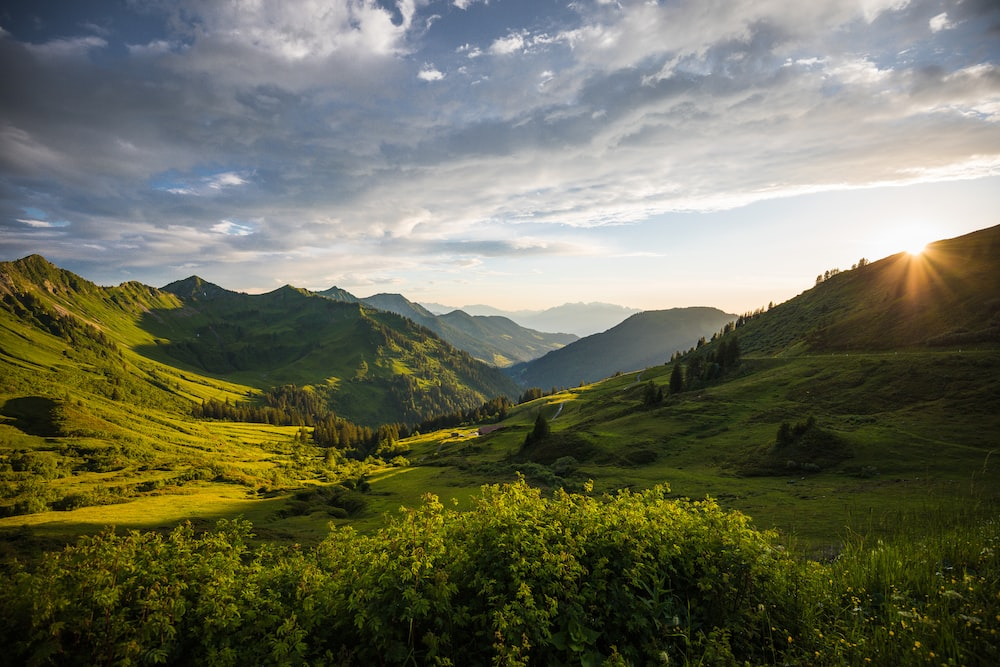
#> input picture DIP_5/landscape.jpg, 1000 x 667 px
$ python Erosion_Dilation.py
#> lines starting #> are read from the running program, lines starting #| are printed output that depends on the picture; after the words box and inside, x2 and y2 are one past the last pixel; in counts of white or black regions, pixels touching at a corner belong together
from PIL import Image
import cv2
import numpy as np
import matplotlib.pyplot as plt

def manual_erosion(image, kernel):
    eroded_image = np.zeros_like(image)
    height, width = image.shape

    for i in range(height - kernel_size + 1):
        for j in range(width - kernel_size + 1):
            if image[i, j] == 255:
                region = image[i:i + kernel_size, j:j + kernel_size]
                if np.all(np.logical_and(region, kernel)):
                    eroded_image[i, j] = 255

    return eroded_image


def manual_dilation(image, kernel):
    dilated_image = np.zeros_like(image)
    height, width = image.shape

    for i in range(height - kernel_size + 1):
        for j in range(width - kernel_size + 1):
            if image[i, j] == 255:
                region = image[i:i + kernel_size, j:j + kernel_size]
                dilated_image[i:i + kernel_size, j:j + kernel_size] = np.logical_or(dilated_image[i:i + kernel_size, j:j + kernel_size], kernel)

    dilated_image = np.where(dilated_image == True, 255, 0)
    return dilated_image

image_path = 'landscape.jpg'
rgb_image = Image.open(image_path)
#> rgb_image is the input picture: PIL image 1000x667 RGB; mean R, G, B 107.1, 108.5, 88.5

gray_image = cv2.cvtColor(np.array(rgb_image), cv2.COLOR_RGB2GRAY)
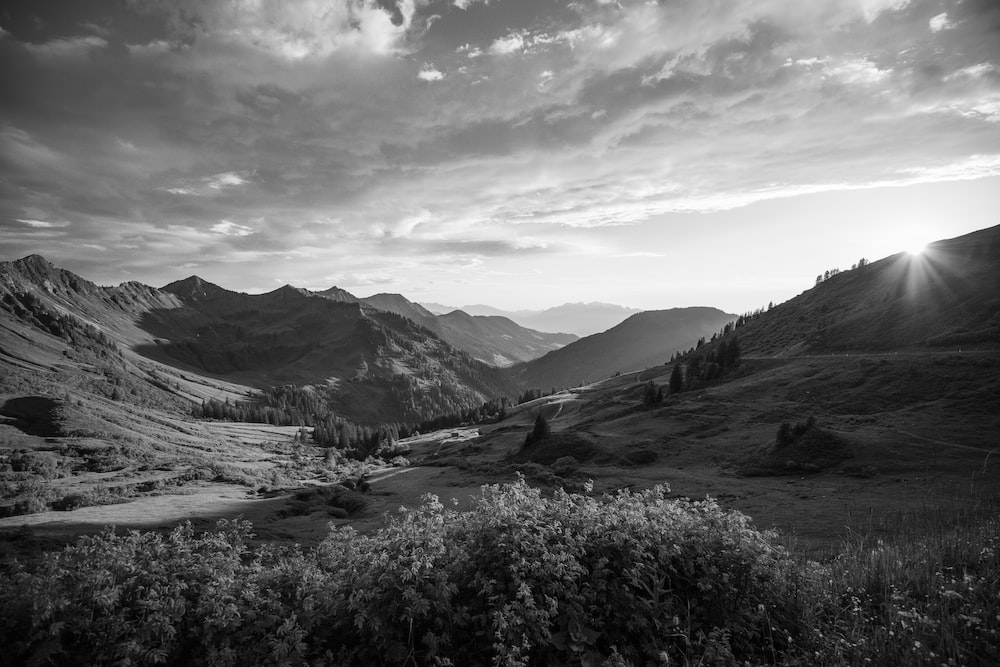
#> gray_image: shape (667, 1000); min 0, max 255, mean 105.8

_, binary_image = cv2.threshold(gray_image, 100, 255, cv2.THRESH_BINARY)
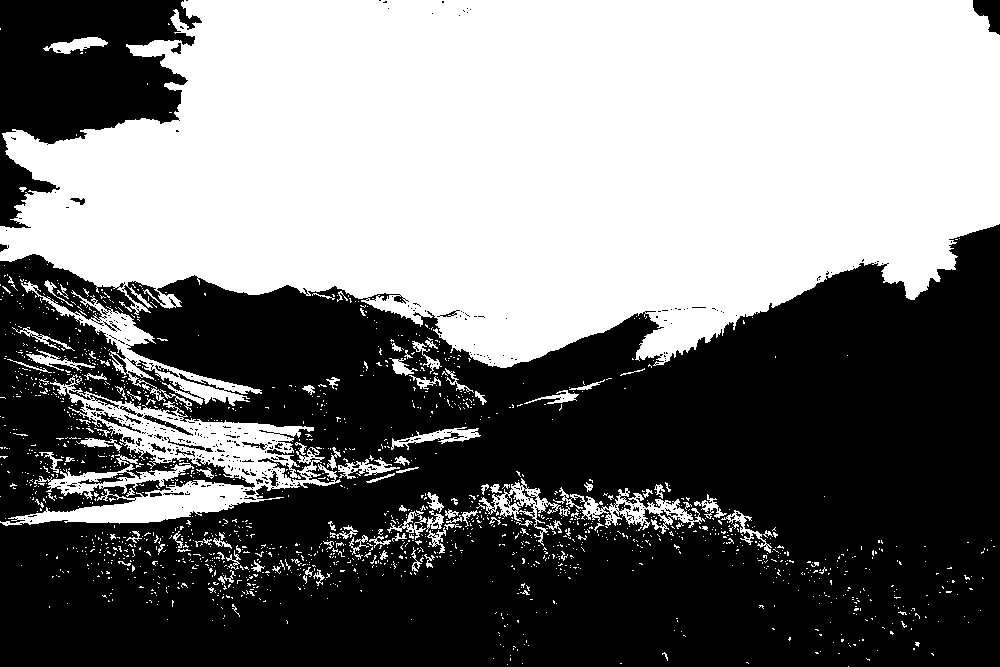
#> binary_image: shape (667, 1000); 47.2% white; 1694 white regions (1574 under 20 px), largest, box (x1, y1, x2, y2) and area: (0, 0, 1000, 368) 277106, (0, 374, 341, 526) 13977, (21, 281, 262, 412) 4343

kernel_size = 3
kernel = np.ones((kernel_size, kernel_size), np.uint8)

eroded_image = manual_erosion(binary_image, kernel)
#> after the loop in manual_erosion, `for i in range(height - kernel_size + 1):`:
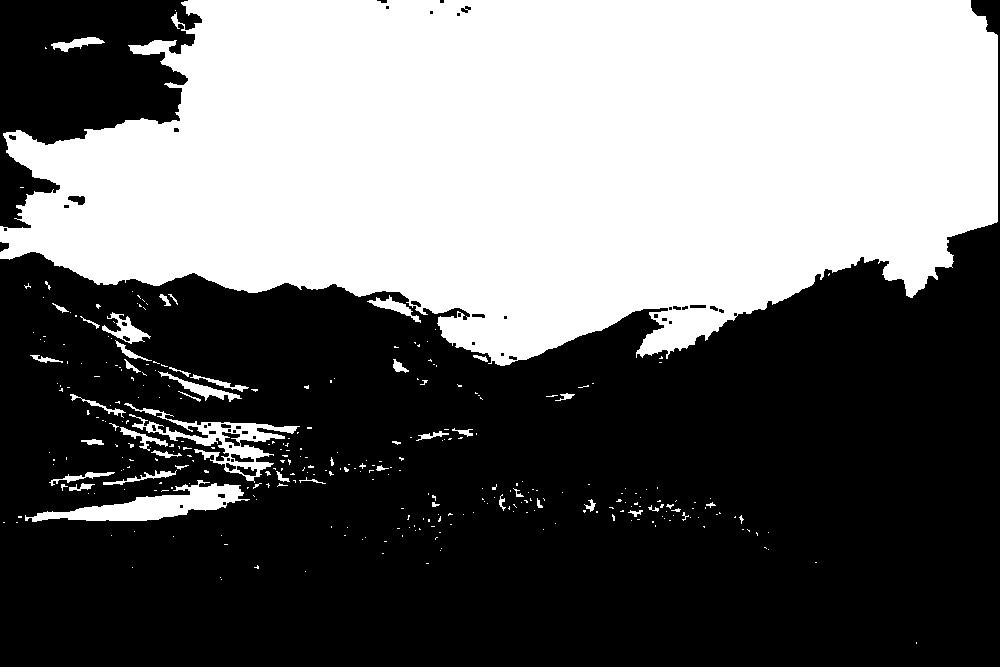
#> eroded_image: shape (667, 1000); 42.5% white; 327 white regions (278 under 20 px), largest, box (x1, y1, x2, y2) and area: (0, 0, 998, 366) 270636, (25, 480, 250, 522) 3640, (124, 403, 300, 483) 3009
dilated_image = manual_dilation(binary_image, kernel)
#> after the loop in manual_dilation, `for i in range(height - kernel_size + 1):`:
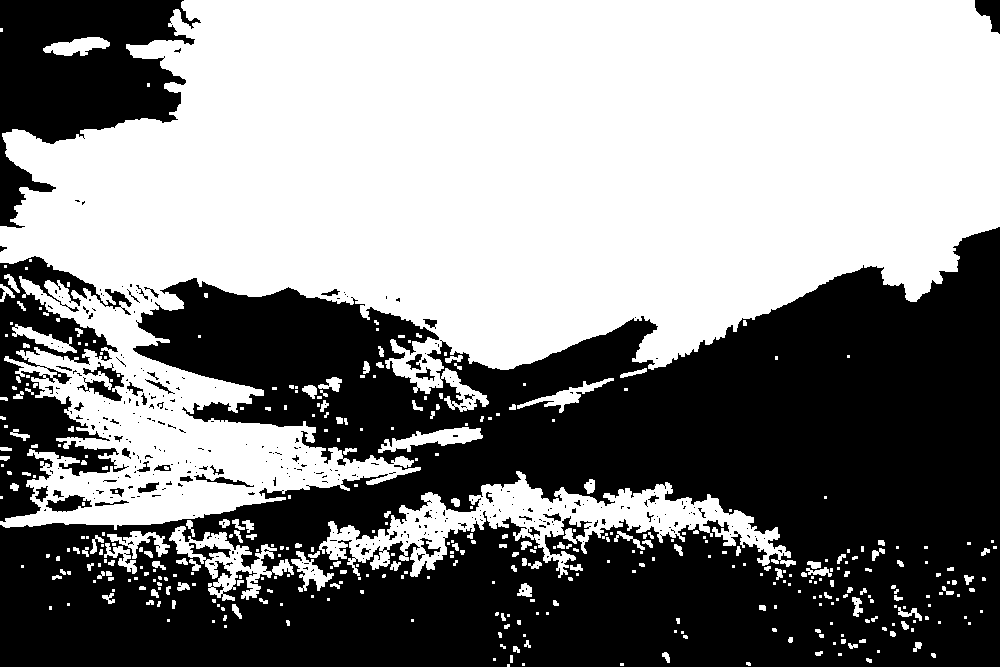
#> dilated_image: shape (667, 1000); values 0 (black) and 1 (white), 53.5% white; 361 black regions (311 under 20 px), largest, box (x1, y1, x2, y2) and area: (0, 227, 1000, 667) 267799, (0, 0, 201, 228) 22992, (0, 256, 132, 522) 14215

plt.figure(figsize=(12, 6))

plt.subplot(2, 2, 1)
plt.imshow(rgb_image)
plt.title('Original RGB Image')
plt.axis('off')

plt.subplot(2, 2, 2)
plt.imshow(binary_image, cmap='gray', vmin=0, vmax=255)
plt.title('Binary Image')
plt.axis('off')

plt.subplot(2, 2, 3)
plt.imshow(eroded_image, cmap='gray', vmin=0, vmax=255)
plt.title('Manually Eroded Image')
plt.axis('off')

plt.subplot(2, 2, 4)
plt.imshow(dilated_image, cmap='gray', vmin=0, vmax=255)
plt.title('Manually Dilated Image')
plt.axis('off')

plt.tight_layout()
plt.show()

$ run again, with DIP_5/city.jpg copied over DIP_5/landscape.jpg
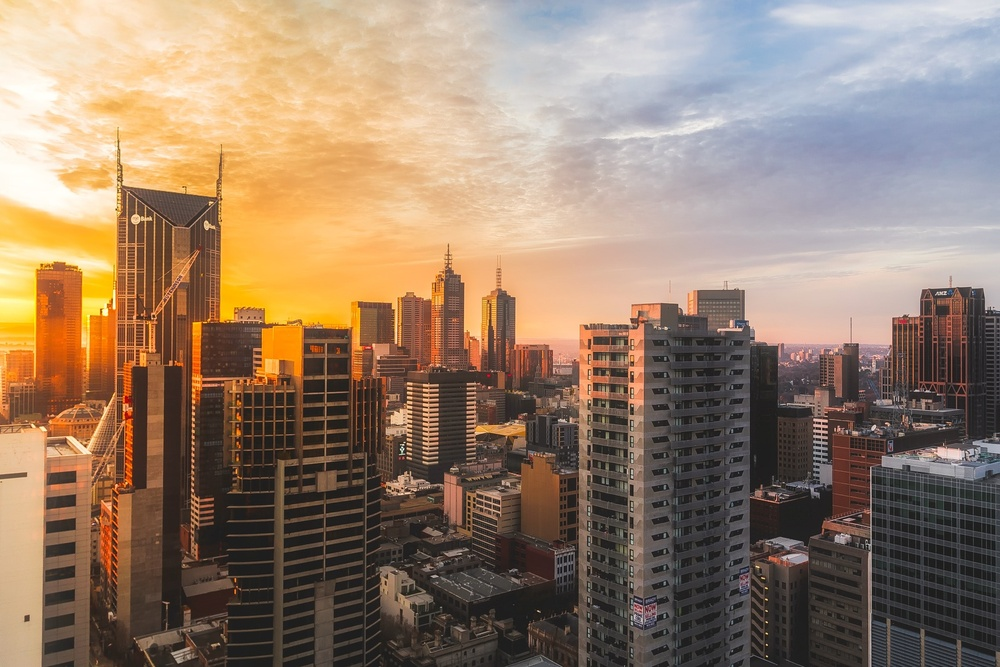
#> input picture DIP_5/city.jpg, 1000 x 667 px, shrunk from 2200 x 1467 before the run
#> rgb_image is the input picture: PIL image 1000x667 RGB; mean R, G, B 150, 127.3, 107.9
#> `_, binary_image = cv2.threshold(gray_image, 100, 255, cv2.THRESH_BINARY)`:
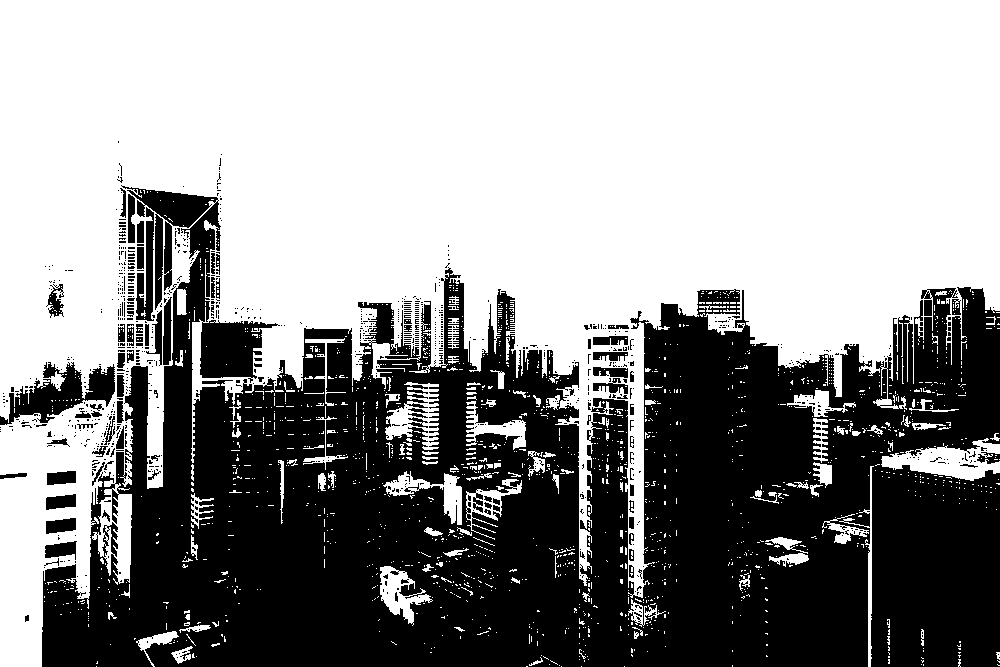
#> binary_image: shape (667, 1000); 58% white; 929 black regions (844 under 20 px), largest, box (x1, y1, x2, y2) and area: (42, 185, 1000, 667) 265012, (0, 362, 115, 425) 3209, (136, 207, 154, 321) 1096
#> after the loop in manual_dilation, `for i in range(height - kernel_size + 1):`:
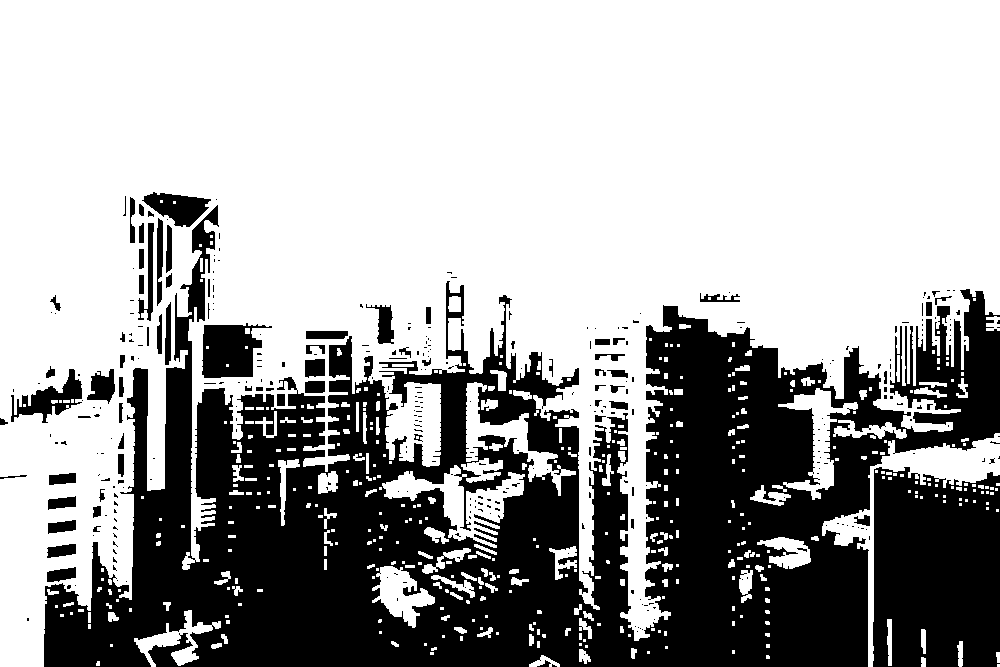
#> dilated_image: shape (667, 1000); values 0 (black) and 1 (white), 65.3% white; 349 black regions (275 under 20 px), largest, box (x1, y1, x2, y2) and area: (44, 205, 1000, 667) 193362, (873, 467, 1000, 667) 23055, (202, 323, 272, 378) 2659
